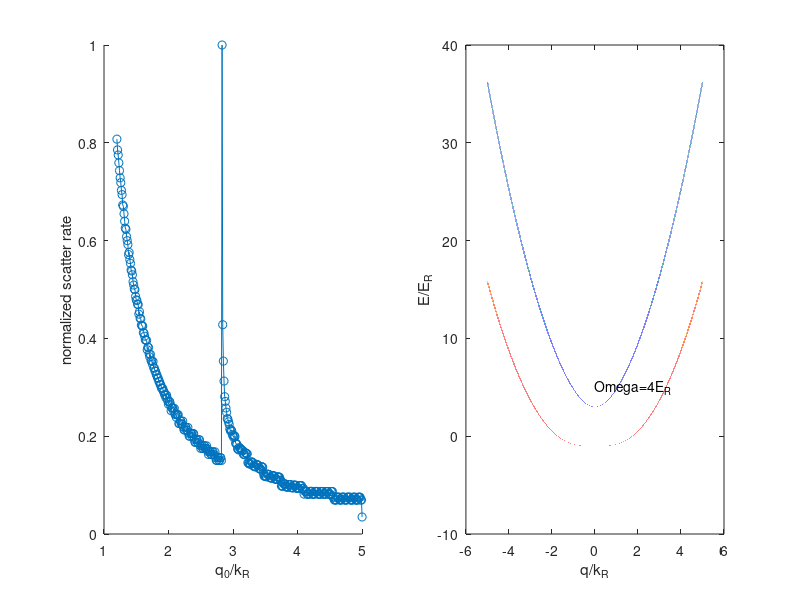

MATLAB code to generate this figure:
ks = (1.2:0.01:5.0);
OmegaR = 4.0;
band = (-5:0.0001:5);

Deltaq = @(x)(4.*x);
E_up = @(x)(Deltaq(x)/2 + 1/2*sqrt(Deltaq(x).^2+OmegaR^2) + (x-1).^2 );
E_down = @(x)(Deltaq(x)/2 - 1/2*sqrt(Deltaq(x).^2+OmegaR^2) + (x-1).^2 );



a_0 = OmegaR/2;
b_0 = @(x)( Deltaq(x)./2 + 1/2*sqrt(Deltaq(x).^2+OmegaR^2));
c_0 = -a_0;
d_0 = @(x)(-Deltaq(x)./2 + 1/2*sqrt(Deltaq(x).^2+OmegaR^2));

a = @(x)(a_0./sqrt(a_0^2 + b_0(x).^2));
b = @(x)(b_0(x)./sqrt(a_0^2 + b_0(x).^2));
c = @(x)(c_0./sqrt(c_0^2 + d_0(x).^2));
d = @(x)(d_0(x)./sqrt(c_0^2 + d_0(x).^2));

rho = @(x)(( acos(min(1,x./6))- x./6.*sqrt(1-(min(1,x./6)).^2))*2/pi);

scatter_rate_to_up = zeros(1,size(ks,2));
scatter_rate_to_down = zeros(1,size(ks,2));
for i=1:size(ks,2)
    id_down = find(abs(E_down(band)-E_down(ks(i)))<0.005 & band ~= ks(i));
    
    for j=1:size(id_down,2)
        scatter_rate_to_down(i) = scatter_rate_to_down(i) + (a(band(id_down(j)))*a(ks(i))+ b(band(id_down(j)))*b(ks(i)))^2*rho(abs(band(id_down(j))-ks(i)));
    end
    
    id_up = find(abs(E_up(band)-E_down(ks(i)))<0.005);
    
    for j=1:size(id_up,2)
        scatter_rate_to_up(i) = scatter_rate_to_up(i) + (c(band(id_up(j)))*a(ks(i))+ d(band(id_up(j)))*b(ks(i)))^2*rho(abs(band(id_up(j))-ks(i)));
    end
    
end

scatter_rate = scatter_rate_to_down + scatter_rate_to_up;
scatter_rate = scatter_rate./max(scatter_rate);

subplot(121)
scatter(ks,scatter_rate)
hold on
plot(ks,scatter_rate)
ylabel('normalized scatter rate')
xlabel('q_0/k_R')
subplot(122)
plot(band,E_up(band),band,E_down(band))
text(0,5,strcat('Omega=',num2str(OmegaR),'E_R'))
ylabel('E/E_R')
xlabel('q/k_R')